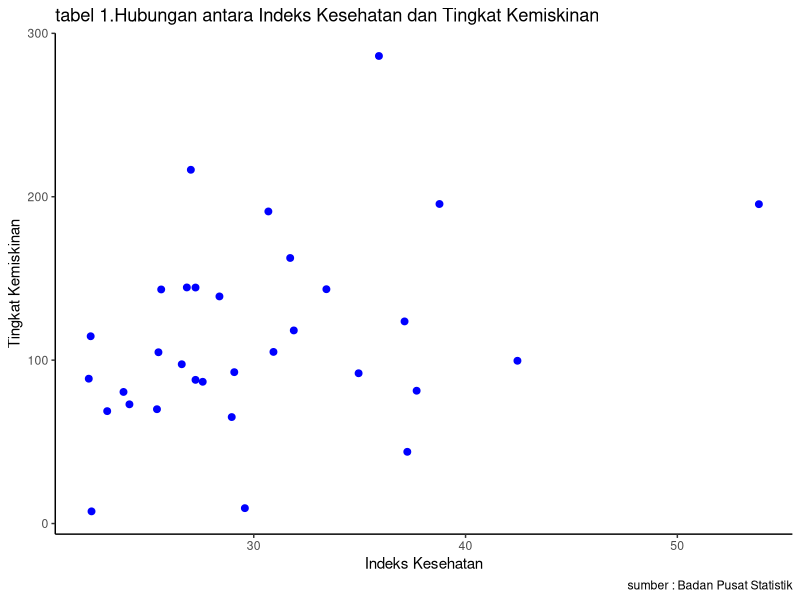

Here is the R script that generated this plot:
## ---- chunk 1
#| warning: false
#| echo: true
library("tidyverse")
library("readxl")
library("dplyr")
## ---- chunk 2
#import dataset
library(readxl)
DAT<-read_excel('DAT.xlsx')
head(DAT)
## ---- chunk 3
library("ggplot2")
library("readxl")
library("dplyr")
ggplot(data=DAT,aes(x=AK,y=JPM))+
  geom_point(color="blue",size=2)+
  labs(title="tabel 1.Hubungan antara Indeks Kesehatan dan Tingkat Kemiskinan",
      x="Indeks Kesehatan",
      y="Tingkat Kemiskinan",
      caption = "sumber : Badan Pusat Statistik")+
   theme_classic()
## ---- chunk 4
#import dataset
library(readxl)
## ---- chunk 5

## ---- chunk 6

## ---- chunk 7
reg1<-lm(AK~JPM,data=DAT)
summary(reg1)
## ---- chunk 8

